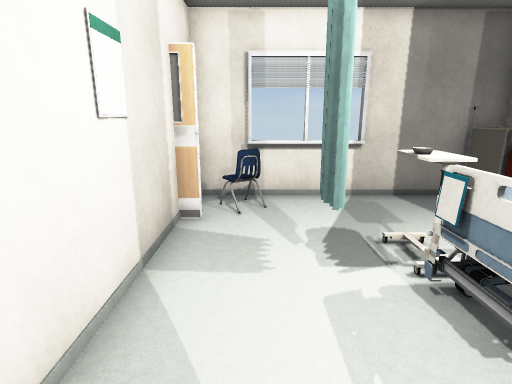
View 1 (above)

12 first-person views from a walk through a 3-D level made in the Unity game engine. The camera is 1.3 m above the floor, tilts 14° down and sees 80° across. Doors are open. The floor is counted in squares, 0.5 m on a side. Each view is taken from the middle of a square. On the plan, view 1 faces up. The plan holds only what a view shows up to about 20 squares ahead; the rest is blank. The player character is not drawn. Some animated figures are left out. Some surface patterns are stand-ins.

View 2
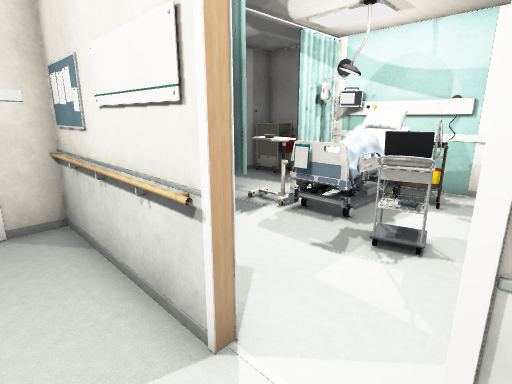

View 3
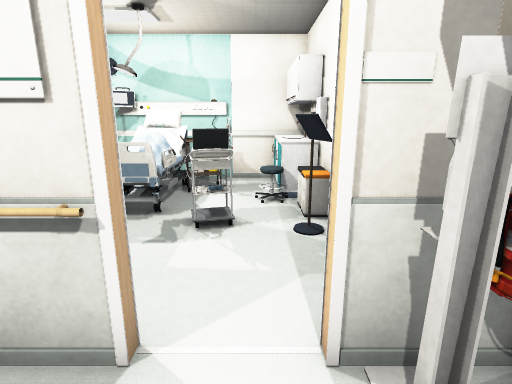

View 4
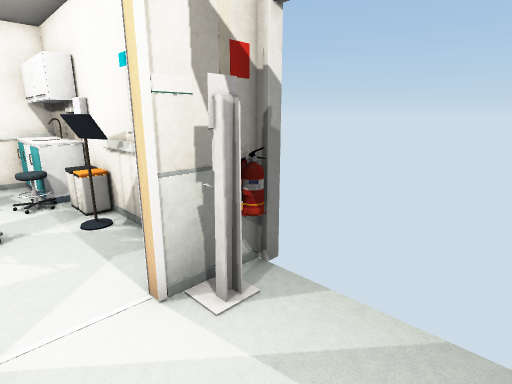

View 5
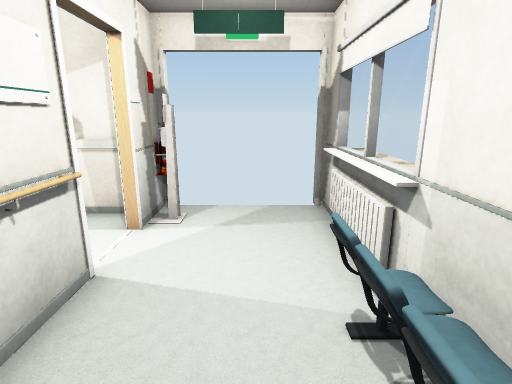

View 6
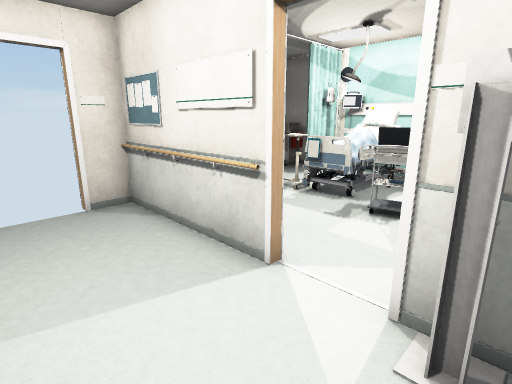

View 7
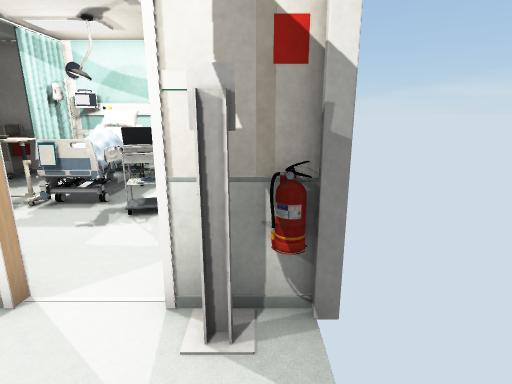

View 8
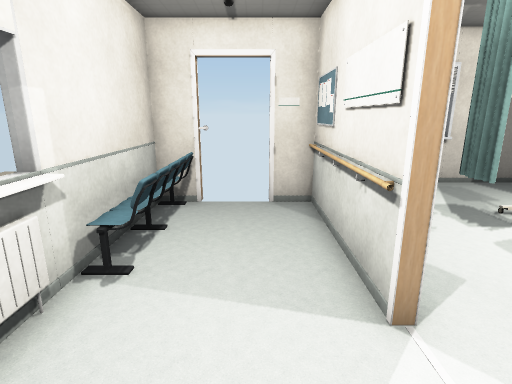

View 9
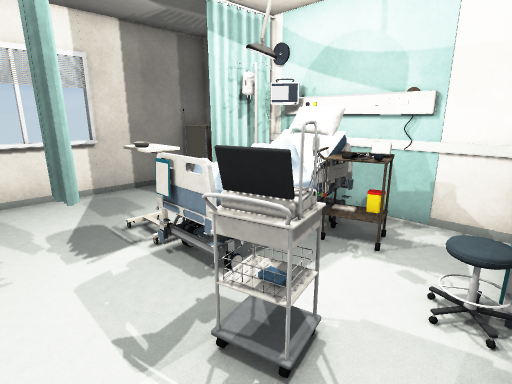

View 10
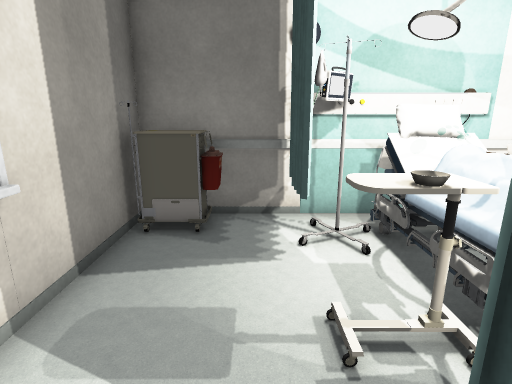

View 11
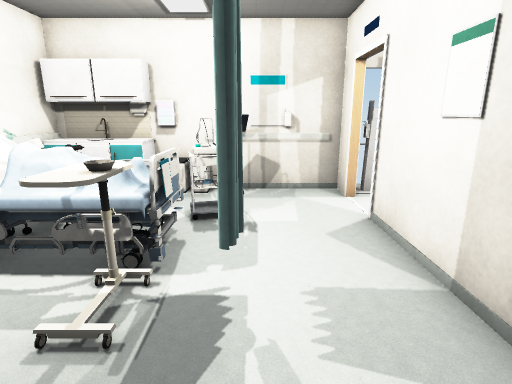

View 12
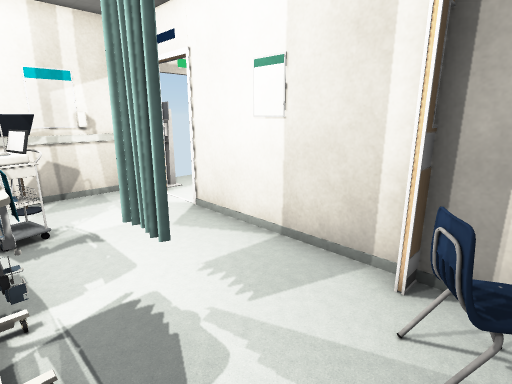

### Floor plan
Key: @ floor where view 1 was taken; # wall or solid block; . floor; D open door; = window, fence, low wall or low ledge; ^ raised ledge; O other object.
Columns run from 8 left of view 1 to 8 right of it. Each row starts with its distance up from view 1.
 10        ##===#####
  9       ## ......O#
  8      ###O......O#
  7  ##  ##.........#
  6  #=.. #....= .OO#
  5  #=...#..O.O .###
  4  #=...#... #^OOO#
  3 ##=...#... #^#OO#
  2 #=....#...OOO#O##
  1 #=....D...OO.=O.#
  0 #=....D.@.#   ..#
 -1 #=...#D..##==OOO#
 -2 ##...#D##########
 -3  DDDDD#

Positions as (right, up) in squares from view 1, and headings:
1: (0, 0), facing up
2: (-4, -1), facing up-right
3: (-5, 0), facing right
4: (-6, 1), facing down-right
5: (-5, 6), facing down
6: (-6, -2), facing up-right
7: (-6, -2), facing right
8: (-4, -2), facing up
9: (0, -1), facing up-right
10: (0, 7), facing right
11: (1, 9), facing down
12: (3, 9), facing down-left
